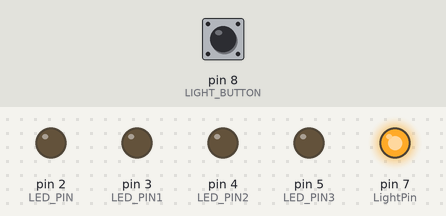
Bench run of a sketch on a simulated Arduino Uno, built with avr-gcc and run on an emulated ATmega328P. On the bench: output pins drawn as LEDs (lit = HIGH). Inputs (shaded band) come from the test bench; at power-on: pin 8 (LIGHT_BUTTON) LOW.

Above: at 1.2 s.
1.3 s: pin 8 (LIGHT_BUTTON) pulled HIGH for 0.15 s
At 1.37 s:
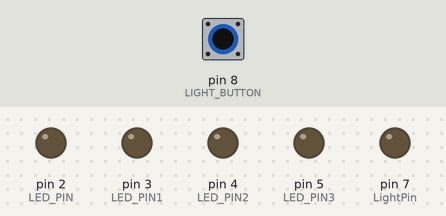
2.9 s: pin 8 (LIGHT_BUTTON) pulled HIGH for 3.2 s
At 7.3 s:
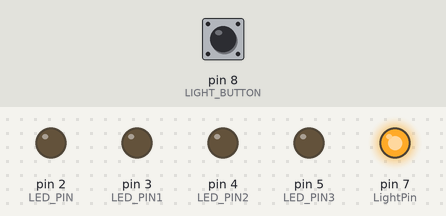
Timing chart, 0 to 8.8 s (numbered marks = the images above; inputs shaded):
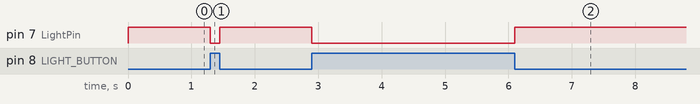

The sketch:

trial_delay_program.ino
```cpp
#define LED_PIN 2
#define LED_PIN1 3
#define LED_PIN2 4
#define LED_PIN3 5
const int LIGHT_BUTTON = 8;
#define LightPin 7

void setup() {
  pinMode(LED_PIN, OUTPUT);
  pinMode(LED_PIN1, OUTPUT);
  pinMode(LED_PIN2, OUTPUT);
  pinMode(LED_PIN3, OUTPUT);
  pinMode(LightPin, OUTPUT);
  pinMode(LIGHT_BUTTON, INPUT);

}

void loop() {

  int LightButton = digitalRead(LIGHT_BUTTON);
  if(LightButton == HIGH){
     digitalWrite(LightPin, LOW);
  }else{
    digitalWrite(LightPin, HIGH);
  }
  if((LightButton == HIGH)&& (LightPin == LOW)){

  digitalWrite(LED_PIN, LOW);
  delay(500);
  digitalWrite(LED_PIN, HIGH);
  delay(500);

  digitalWrite(LED_PIN1, LOW);
  delay(500);
  digitalWrite(LED_PIN1, HIGH);
  delay(500);

  digitalWrite(LED_PIN2, LOW);
  delay(500);
  digitalWrite(LED_PIN2, HIGH);
  delay(500);

  digitalWrite(LED_PIN3, LOW);
  delay(500);
  digitalWrite(LED_PIN3, HIGH);
  delay(500);
  }
  else if (LightPin == LOW) {
    digitalWrite(LED_PIN, LOW);
    digitalWrite(LED_PIN1, LOW);
    digitalWrite(LED_PIN2, LOW);
    digitalWrite(LED_PIN3, LOW);

}
}
```

Measured:
- after the input at 1.3 s, pin 7 (LightPin): HIGH → LOW at once, → HIGH 0.15 s later
- after the input at 2.9 s, pin 7 (LightPin): HIGH → LOW at once, → HIGH 3.2 s later
